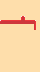

A 2D game scene composited from a Tiled map and its tileset images. What follows is a short description and the map's XML, with each tile layer's data collapsed to a summary:
An orthogonal 40x72 tile map with 1x1 px tiles, 2 tile layers (collision, foreground), 2 tilesets and 1 object (player).

<map version="1.0" orientation="orthogonal" width="40" height="72" tilewidth="1" tileheight="1" backgroundcolor="#fedeab">
 <tileset firstgid="1" name="tileset64" tilewidth="2" tileheight="2">
  <image source="../img/tileset64.png" width="20" height="20" />
 </tileset>
 <tileset firstgid="101" name="collision64" tilewidth="2" tileheight="2">
  <image source="../img/collision64.png" width="10" height="10" />
  <tile id="0">
   <properties>
    <property name="type" value="solid" />
   </properties>
  </tile>
 </tileset>
 <objectgroup name="player" width="40" height="72">
  <object name="player" x="0" y="14" width="2" height="4" />
 </objectgroup>
 <layer name="collision" width="40" height="72">
  <data>[2880 cells, 40 non-empty, 1 distinct tile ids]</data>
 </layer>
 <layer name="foreground" width="40" height="72">
  <data>[2880 cells, 71 non-empty, 6 distinct tile ids]</data>
 </layer>
</map>